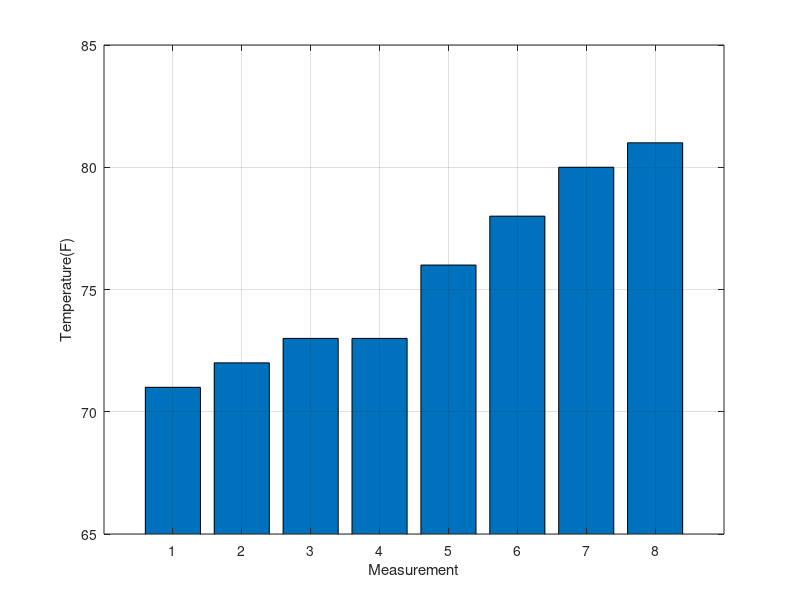

Write the MATLAB code that produced this figure.
temperatures = [71, 80, 73, 72, 78, 81, 73, 76];
sortedTemps = sort(temperatures);
Tmin = 65;
Tmax = 85;

bar(sortedTemps);
xlabel('Measurement');
ylabel('Temperature(F)');
grid on;
axis([0, length(temperatures) + 1, Tmin, Tmax]);